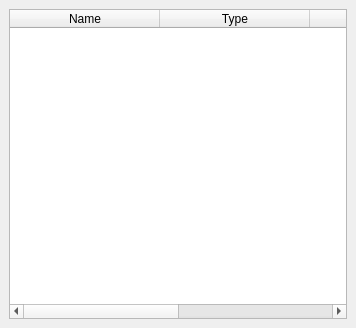
<?xml version="1.0" encoding="UTF-8"?>
<ui version="4.0">
 <class>WorkspaceWidget</class>
 <widget class="QDockWidget" name="WorkspaceWidget">
  <property name="geometry">
   <rect>
    <x>0</x>
    <y>0</y>
    <width>356</width>
    <height>328</height>
   </rect>
  </property>
  <property name="features">
   <set>QDockWidget::NoDockWidgetFeatures</set>
  </property>
  <property name="windowTitle">
   <string>Workspace</string>
  </property>
  <widget class="QWidget" name="dockWidgetContents">
   <layout class="QVBoxLayout" name="verticalLayout">
    <item>
     <widget class="QTableWidget" name="tableWidget">
      <property name="minimumSize">
       <size>
        <width>50</width>
        <height>0</height>
       </size>
      </property>
      <property name="editTriggers">
       <set>QAbstractItemView::NoEditTriggers</set>
      </property>
      <property name="alternatingRowColors">
       <bool>true</bool>
      </property>
      <property name="selectionMode">
       <enum>QAbstractItemView::ContiguousSelection</enum>
      </property>
      <property name="selectionBehavior">
       <enum>QAbstractItemView::SelectRows</enum>
      </property>
      <property name="showGrid">
       <bool>false</bool>
      </property>
      <property name="gridStyle">
       <enum>Qt::SolidLine</enum>
      </property>
      <property name="sortingEnabled">
       <bool>true</bool>
      </property>
      <property name="rowCount">
       <number>0</number>
      </property>
      <property name="columnCount">
       <number>4</number>
      </property>
      <attribute name="horizontalHeaderDefaultSectionSize">
       <number>150</number>
      </attribute>
      <attribute name="verticalHeaderVisible">
       <bool>false</bool>
      </attribute>
      <attribute name="verticalHeaderDefaultSectionSize">
       <number>20</number>
      </attribute>
      <column>
       <property name="text">
        <string>Name</string>
       </property>
      </column>
      <column>
       <property name="text">
        <string>Type</string>
       </property>
      </column>
      <column>
       <property name="text">
        <string>Summary</string>
       </property>
      </column>
      <column>
       <property name="text">
        <string>File</string>
       </property>
      </column>
     </widget>
    </item>
   </layout>
  </widget>
 </widget>
 <resources/>
 <connections/>
</ui>
